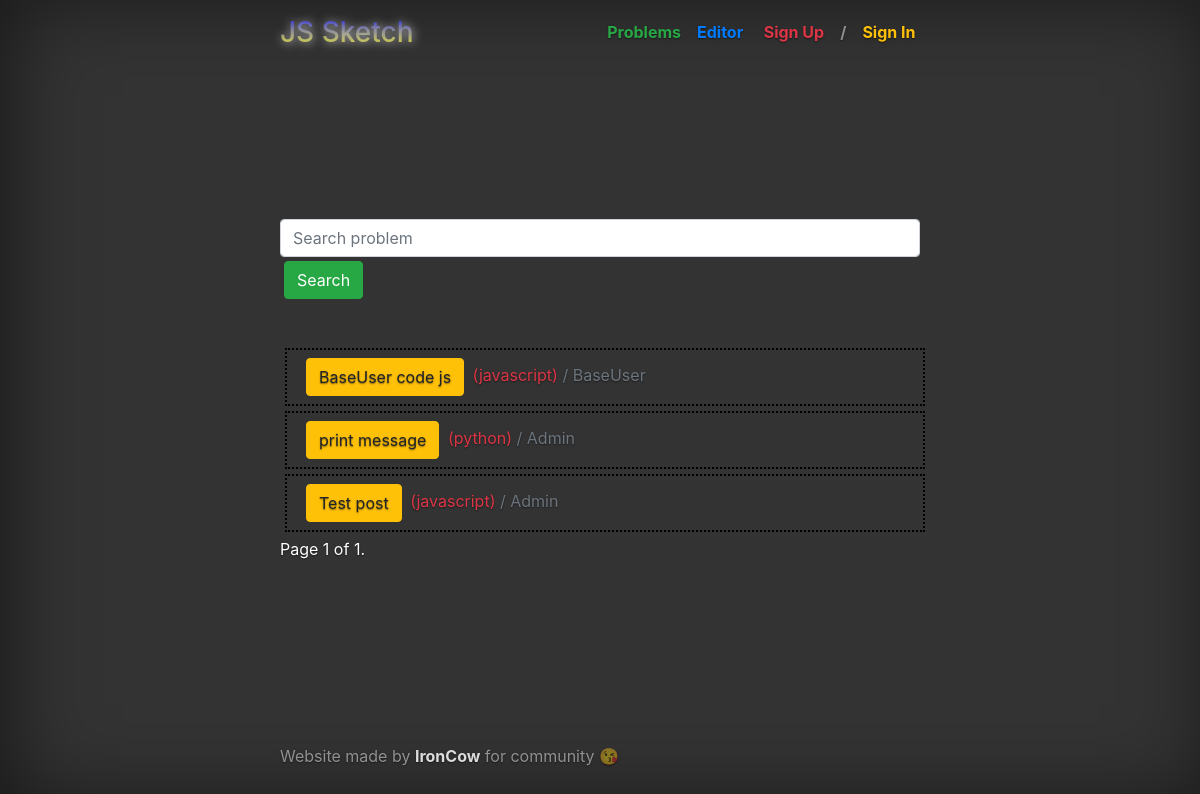
/problems_list, run on the app's committed database.
### js_Sketch/models.py (models this page shows, shortened)
class Problem(models.Model):
    title = models.CharField(max_length=64)
    problemtext = models.TextField(max_length=1024)
    solutioncode = models.TextField(max_length=1024)
    timestamp = models.DateTimeField(auto_now_add=True)
    user = models.ForeignKey(User, on_delete=models.CASCADE)
    language = models.ForeignKey(Language, on_delete=models.CASCADE)
    class Meta:
        ordering = ["-id", ]

class Language(models.Model):
    name = models.CharField(max_length=32, unique=True)
    def __str__(self):
        return self.name

### js_Sketch/views.py (the view, shortened to what this page needs)
# urls.py: path('problems_list', problems_list),
def problems_list(request):
    context = dict()
    all_tasks = Problem.objects.all()
    SETTINGS = Usersetup.objects.get(id=0)
    post_quote_left = 0
    quote = SETTINGS.unregistered_user_daily_posts
    context['post_quote_left'] = post_quote_left
    context['quote'] = quote
    if request.method == "GET":
        query = request.GET.get("q")
        form = ProblemForm()
        paginator = Paginator(all_tasks, 5)
        page_request_var = "page"
        page = request.GET.get(page_request_var)
        try:
            all_tasks = paginator.page(page)
        except PageNotAnInteger:
            all_tasks = paginator.page(1)
        except EmptyPage:
            all_tasks = paginator.page(paginator.num_pages)
            messages.info(request, "Too big page. Try the last one")
        context["page_request_var"] = page_request_var
        context['form'] = form
        context['all_tasks'] = all_tasks
        return render(request, "sketch/problems_list.html", context)

### js_Sketch/forms.py
class ProblemForm(ModelForm):
    class Meta:
        model = Problem
        fields = ['title', 'problemtext', 'solutioncode', 'language']

### templates/sketch/problems_list.html (shortened to what this page needs)
{% extends 'layouts/base.html' %}
{% load static %}
{% block content %}
    <div id="problemslist" class="collapse show multi-collapse mt-2" >
    <form class="form-group" method="GET" action="">
        <input class="form-control" type="text" name="q" placeholder="Search problem" value="{{ request.GET.q }}">
        <input class="btn btn-success m-1" type="submit" value="Search">
    </form><br>
        {% for problem in all_tasks %}
            <div style="border: 2px dotted black; width: 100%; margin: 5px">
                <div class="row m-1">
                    <div class="text-danger col-lg-8 my-1">
                        <a data-toggle="collapse" href="#problem-code-{{ problem.id }}"
                                                 role="button" aria-expanded="false" aria-controls="collapseExample"
                                                 class="btn btn-warning mr-1">{{ problem.title }}</a>
                        ({{ problem.language }}) <span class="text-secondary">/ {{ problem.user.username }}</span>
                    </div>
                    <div class="col-lg-4">
                    </div>
                </div>
            </div>
        {% endfor %}
            <div class="pagination">
    <span class="step-links">
        <span class="current">
            Page {{ all_tasks.number }} of {{ all_tasks.paginator.num_pages }}.
        </span>
    </span>
    </div><br>
    </div>
{% endblock content %}

### static/css/sketch/cover.css (style rules this page uses)
a, a:focus, a:hover { color: #fff; }
html, body { background-color: #333; }
body { color: #fff; text-shadow: 0 .05rem .1rem rgba(0, 0, 0, .5); box-shadow: inset 10px 0 5rem rgba(0, 0, 0, .5); }

### data on the page
Problem: title "BaseUser code js", language "javascript", user.username "BaseUser"
Problem: title "print message", language "python", user.username "Admin"
Problem: title "Test post", language "javascript", user.username "Admin"

### other printed values
{{ all_tasks.number }} "1"
{{ all_tasks.paginator.num_pages }} "1"
